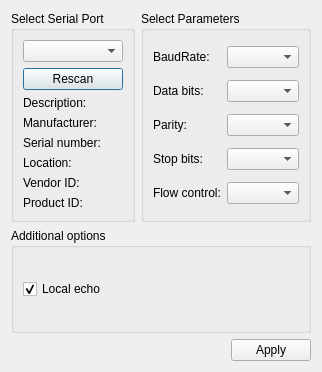
<?xml version="1.0" encoding="UTF-8"?>
<ui version="4.0">
 <class>SerialSettingsDialog</class>
 <widget class="QDialog" name="SerialSettingsDialog">
  <property name="geometry">
   <rect>
    <x>0</x>
    <y>0</y>
    <width>322</width>
    <height>372</height>
   </rect>
  </property>
  <property name="windowTitle">
   <string>Settings</string>
  </property>
  <layout class="QGridLayout" name="gridLayout_3">
   <item row="0" column="1">
    <widget class="QGroupBox" name="parametersBox">
     <property name="title">
      <string>Select Parameters</string>
     </property>
     <layout class="QGridLayout" name="gridLayout_2">
      <item row="0" column="0">
       <widget class="QLabel" name="baudRateLabel">
        <property name="text">
         <string>BaudRate:</string>
        </property>
       </widget>
      </item>
      <item row="0" column="1">
       <widget class="QComboBox" name="baudRateBox"/>
      </item>
      <item row="1" column="0">
       <widget class="QLabel" name="dataBitsLabel">
        <property name="text">
         <string>Data bits:</string>
        </property>
       </widget>
      </item>
      <item row="1" column="1">
       <widget class="QComboBox" name="dataBitsBox"/>
      </item>
      <item row="2" column="0">
       <widget class="QLabel" name="parityLabel">
        <property name="text">
         <string>Parity:</string>
        </property>
       </widget>
      </item>
      <item row="2" column="1">
       <widget class="QComboBox" name="parityBox"/>
      </item>
      <item row="3" column="0">
       <widget class="QLabel" name="stopBitsLabel">
        <property name="text">
         <string>Stop bits:</string>
        </property>
       </widget>
      </item>
      <item row="3" column="1">
       <widget class="QComboBox" name="stopBitsBox"/>
      </item>
      <item row="4" column="0">
       <widget class="QLabel" name="flowControlLabel">
        <property name="text">
         <string>Flow control:</string>
        </property>
       </widget>
      </item>
      <item row="4" column="1">
       <widget class="QComboBox" name="flowControlBox"/>
      </item>
     </layout>
    </widget>
   </item>
   <item row="0" column="0">
    <widget class="QGroupBox" name="selectBox">
     <property name="title">
      <string>Select Serial Port</string>
     </property>
     <layout class="QGridLayout" name="gridLayout">
      <item row="7" column="0">
       <widget class="QLabel" name="pidLabel">
        <property name="text">
         <string>Product ID:</string>
        </property>
       </widget>
      </item>
      <item row="4" column="0">
       <widget class="QLabel" name="serialNumberLabel">
        <property name="text">
         <string>Serial number:</string>
        </property>
       </widget>
      </item>
      <item row="2" column="0">
       <widget class="QLabel" name="descriptionLabel">
        <property name="text">
         <string>Description:</string>
        </property>
       </widget>
      </item>
      <item row="3" column="0">
       <widget class="QLabel" name="manufacturerLabel">
        <property name="text">
         <string>Manufacturer:</string>
        </property>
       </widget>
      </item>
      <item row="0" column="0">
       <widget class="QComboBox" name="serialPortInfoListBox"/>
      </item>
      <item row="5" column="0">
       <widget class="QLabel" name="locationLabel">
        <property name="text">
         <string>Location:</string>
        </property>
       </widget>
      </item>
      <item row="6" column="0">
       <widget class="QLabel" name="vidLabel">
        <property name="text">
         <string>Vendor ID:</string>
        </property>
       </widget>
      </item>
      <item row="1" column="0">
       <widget class="QPushButton" name="pButtonRescanPorts">
        <property name="text">
         <string>Rescan</string>
        </property>
       </widget>
      </item>
     </layout>
    </widget>
   </item>
   <item row="2" column="0" colspan="2">
    <layout class="QHBoxLayout" name="horizontalLayout">
     <item>
      <spacer name="horizontalSpacer">
       <property name="orientation">
        <enum>Qt::Horizontal</enum>
       </property>
       <property name="sizeHint" stdset="0">
        <size>
         <width>96</width>
         <height>20</height>
        </size>
       </property>
      </spacer>
     </item>
     <item>
      <widget class="QPushButton" name="applyButton">
       <property name="text">
        <string>Apply</string>
       </property>
      </widget>
     </item>
    </layout>
   </item>
   <item row="1" column="0" colspan="2">
    <widget class="QGroupBox" name="additionalOptionsGroupBox">
     <property name="title">
      <string>Additional options</string>
     </property>
     <layout class="QVBoxLayout" name="verticalLayout">
      <item>
       <widget class="QCheckBox" name="localEchoCheckBox">
        <property name="text">
         <string>Local echo</string>
        </property>
        <property name="checked">
         <bool>true</bool>
        </property>
       </widget>
      </item>
     </layout>
    </widget>
   </item>
  </layout>
 </widget>
 <resources/>
 <connections/>
</ui>
